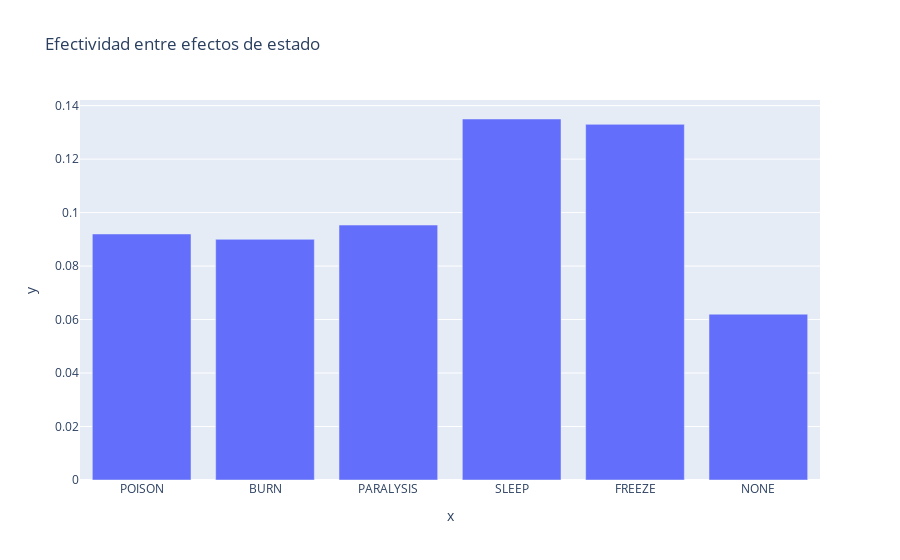

The notebook cell saved with this chart:
### Markdown cell above
## 2a)¿Las condiciones de salud tienen algún efecto sobre la efectividad de la captura? Si es ası́, ¿Cuál es más o menos efectiva?

### Code cell
pokemon_test = df.columns[0]
variants = { status: factory.create(pokemon_test, 100, status, 1) for status in StatusEffect }
catchrate_by_variant = { status: estimate_catchrate(pokemon, pokeballs[0], 1, 3000) for (status, pokemon) in variants.items() }


fig3 = px.bar(x = list(map(lambda status : status.name, catchrate_by_variant.keys())), y = list(catchrate_by_variant.values()), title = "Efectividad entre efectos de estado")
fig3.show()

### Figure 1 — Plotly figure (JSON) as saved in the notebook; plotly's stock layout.template omitted (floating-point values rounded to 4 significant figures)
{"data": [{"alignmentgroup": "True", "hovertemplate": "x=%{x}<br>y=%{y}<extra></extra>", "legendgroup": "", "marker": {"color": "#636efa", "pattern": {"shape": ""}}, "name": "", "offsetgroup": "", "orientation": "v", "showlegend": false, "textposition": "auto", "type": "bar", "x": ["POISON", "BURN", "PARALYSIS", "SLEEP", "FREEZE", "NONE"], "xaxis": "x", "y": [0.092, 0.09, 0.09533, 0.135, 0.133, 0.062], "yaxis": "y"}], "layout": {"autosize": true, "barmode": "relative", "legend": {"tracegroupgap": 0}, "title": {"text": "Efectividad entre efectos de estado"}, "xaxis": {"anchor": "y", "autorange": true, "domain": [0, 1], "range": [-0.5, 5.5], "title": {"text": "x"}, "type": "category"}, "yaxis": {"anchor": "x", "autorange": true, "domain": [0, 1], "range": [0, 0.1421], "title": {"text": "y"}, "type": "linear"}}}
